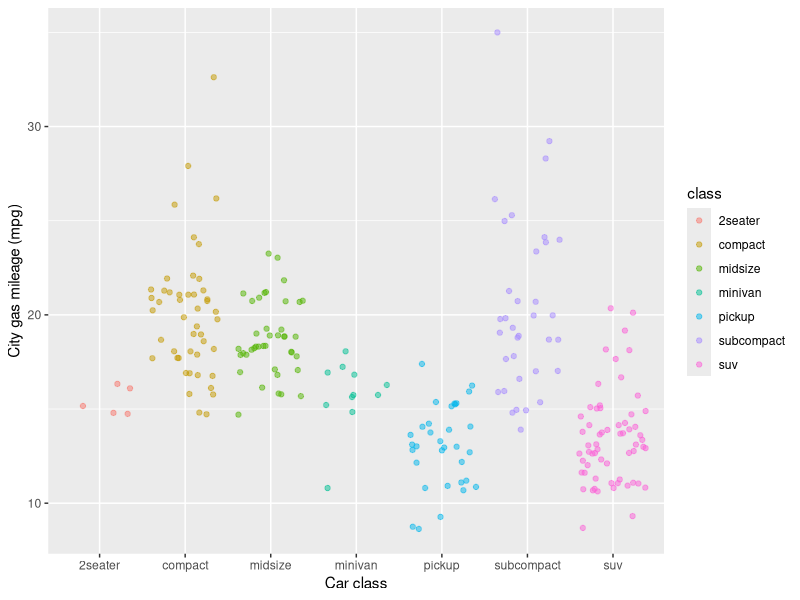

This figure's R source:
## ---- chunk 1
knitr::opts_chunk$set(echo = TRUE)
library(tidyverse)
## ---- chunk 2
ggplot(data = mpg, aes(x = class, y = cty, color = class)) +
	geom_jitter(alpha=0.5) +
  labs(x = "Car class", y = "City gas mileage (mpg)")
